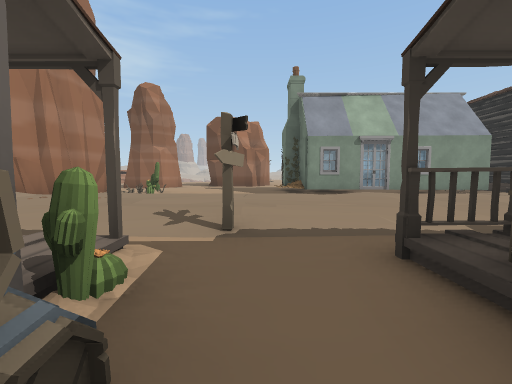
View 1 (above)

24 first-person views from a walk through a Unity game level. The camera is 1.2 m above the floor, tilts 4° down and sees 90° across. Doors are open. The floor is counted in squares, 2 m on a side. Each view is taken from the middle of a square. On the plan, view 1 faces up. The plan holds only what a view shows up to about 9 squares ahead; the rest is blank. The place goes on beyond the plan. The player character is not drawn.

View 2
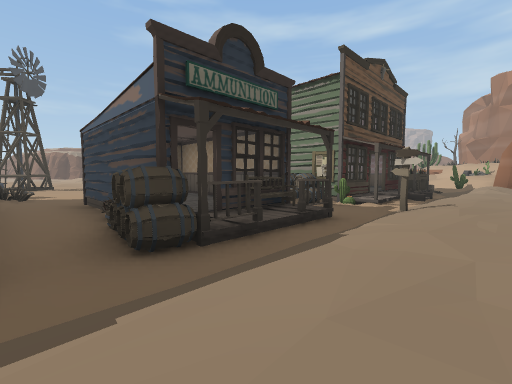

View 3
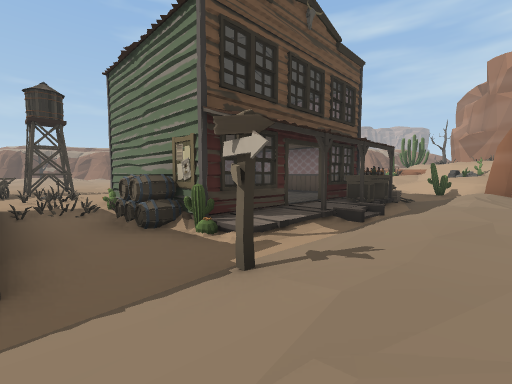

View 4
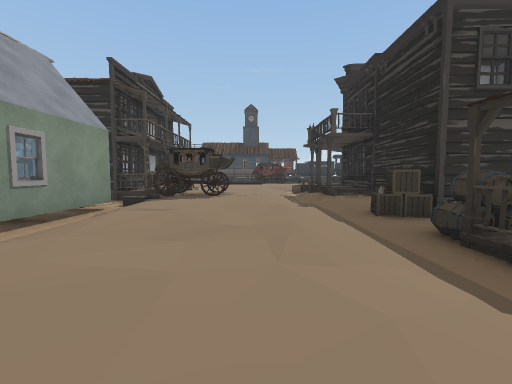

View 5
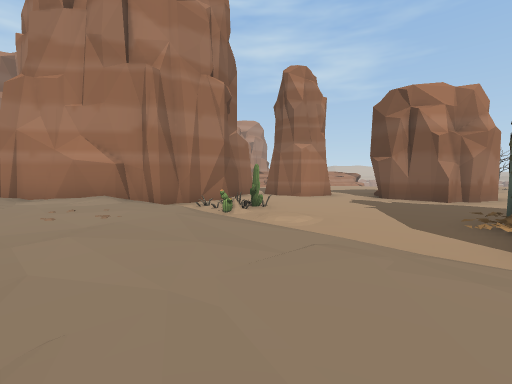

View 6
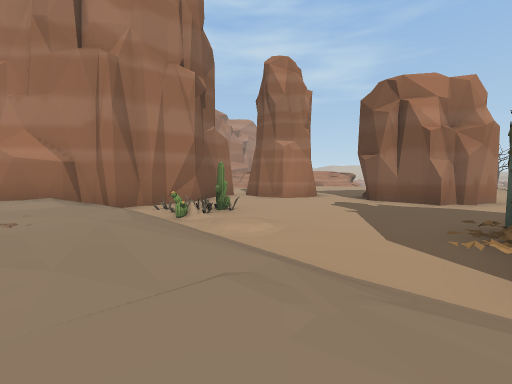

View 7
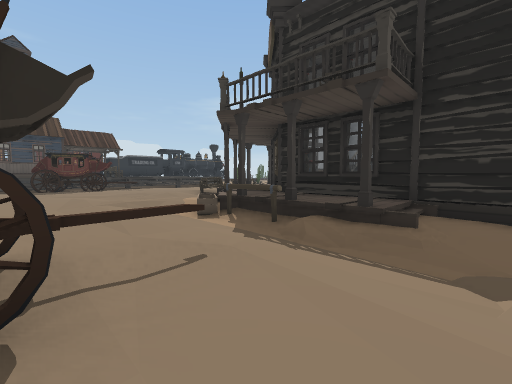

View 8
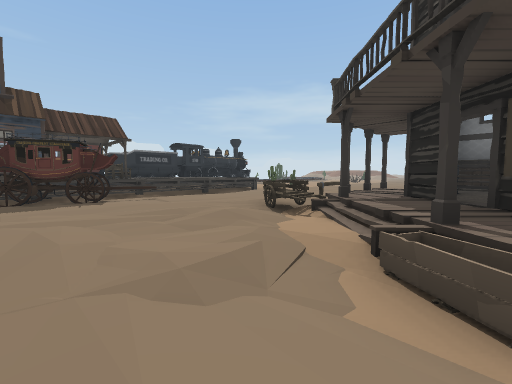

View 9
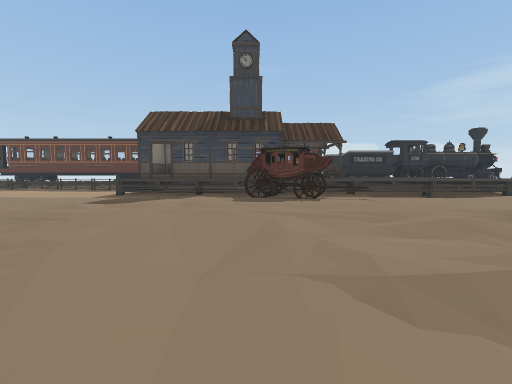

View 10
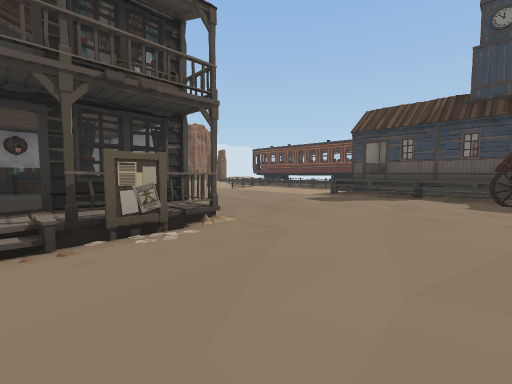

View 11
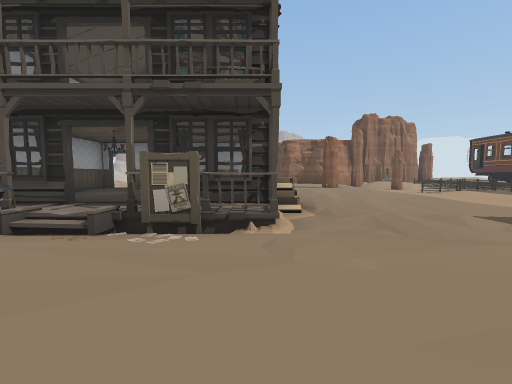

View 12
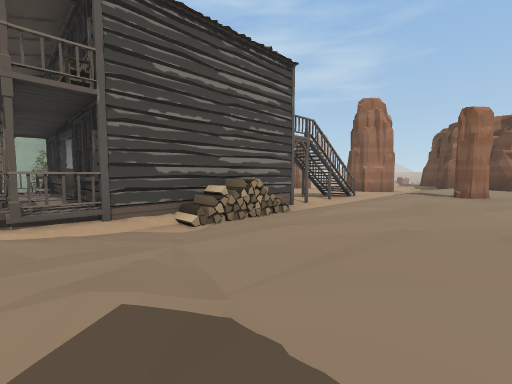

View 13
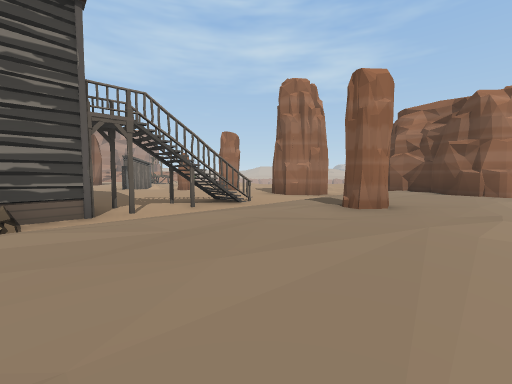

View 14
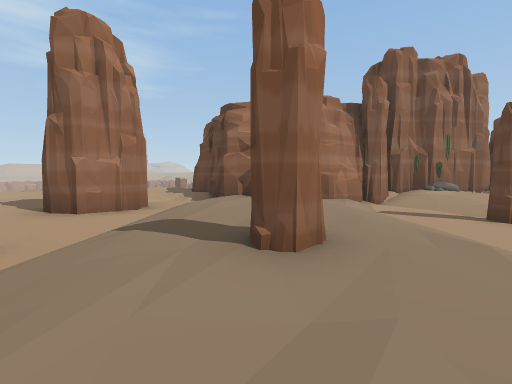

View 15
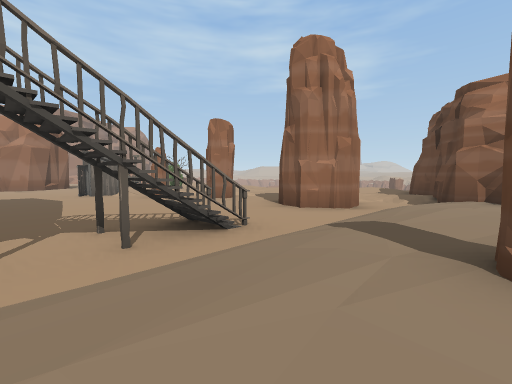

View 16
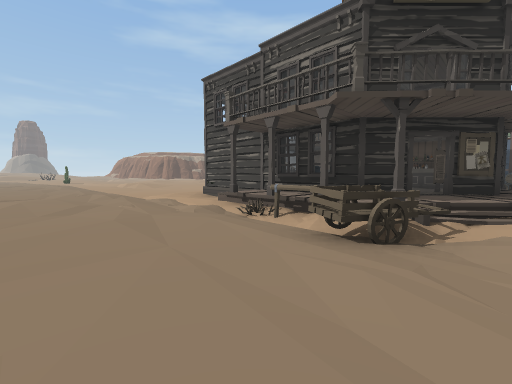

View 17
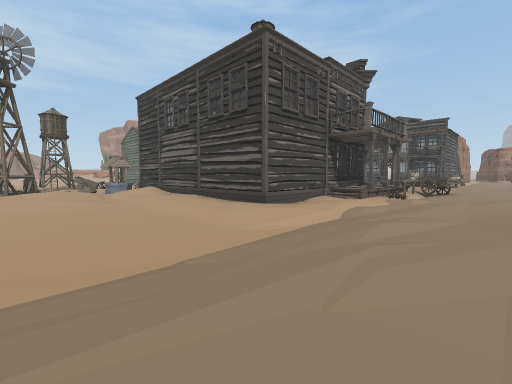

View 18
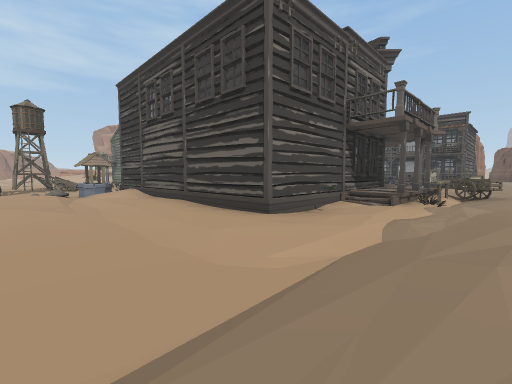

View 19
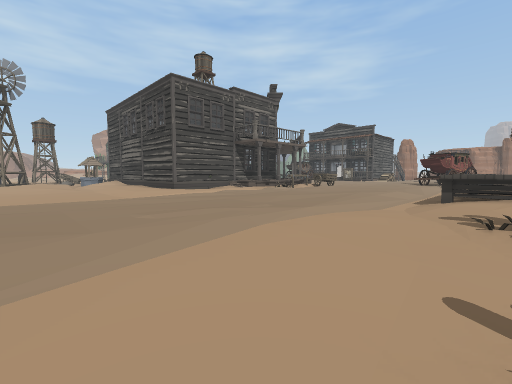

View 20
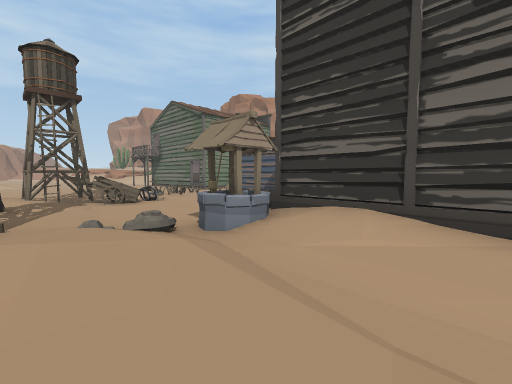

View 21
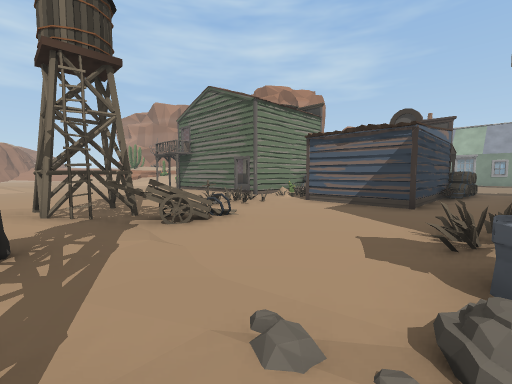

View 22
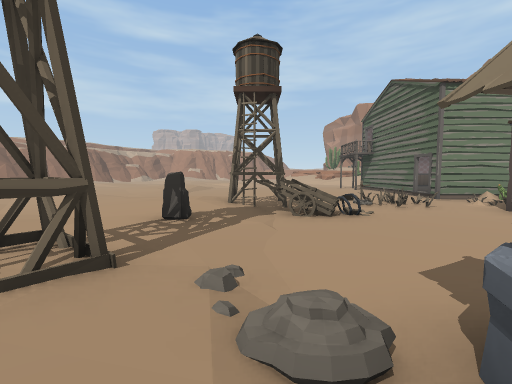

View 23
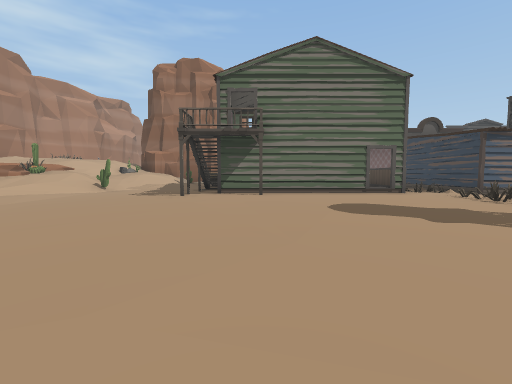

View 24
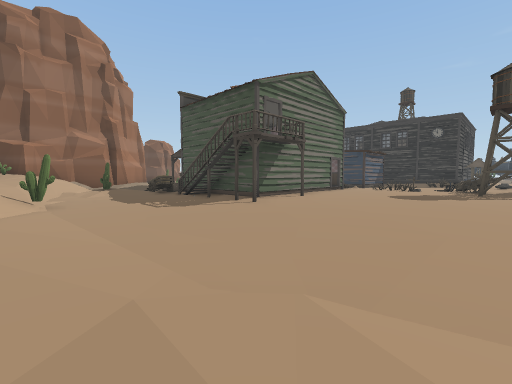

### Floor plan
Key: @ floor where view 1 was taken; # wall or solid block; x gap in a wall; . main floor; : floor 0.5 m higher than the main floor; + floor 0.75 m higher than the main floor; / step, stairs or slope; D open door; = window, fence, low wall or low ledge; ≈ water the walk keeps out of; ^ raised ledge; C cactus; H house; S sign; B barrel; E desk; R crate; W well; A cart; T tower; I windmill; K rock; O other object.
Columns run from 11 left of view 1 to 20 right of it. Each row starts with its distance up from view 1.
 23                          #
 22                         /##
 21                     .   //### ##
 20                     ..  .//:###/
 19                      .. #/..:///
 18                     #..##...:/..
 17                    O......:../.O
 16                 OO........:::/.
 15                 .O......#..O:/
 14            #.  ........##/:../
 13         .###.  ........##/:::/
 12       ##.....      #xOO D/.::/..
 11      ##......      #++OOO=::./..
 10      #......       #+O+  O..:/..
  9      #..C...HH::  .#+++ #O..://
  8      ##.O/..HHH:HH.O DDDO/:../^D
  7      ##.C/...  HHH/ #O/OO.::./^D
  6     ##/.::.::.::.:.OO::O..:::/^
  5     #/.:.:::::.:::..O..::.././^^
  4 #####/.....::....:::O.:::.:::OO^
  3 O////./////S.////O////O//.:::OO
  2 ///C.E ##/#.OOOBOR.##O≈///::.O^
  1 ///.O# DD#C.# DBRR####O///:::/^O
  0 //...#    B@#  O.### #DD#AA.:/^^
 -1 /C..##    O.#  #.###  DD#O:../^
 -2 /...##    OO#  #.     +O=O:::/^^
 -3 ....#DD##DD.####.      ##/.::/^^
 -4 ...........O.....     ##/.:.:/^^
 -5 ...........O....O     ##O.:::///
 -6 ............B....#######./.::/./
 -7 ./..........A...WW/.....//::./.C
 -8 //........TTA..////....../..:/..
 -9     .........K./.:......./:../..
-10       .   .....II......../::./..

Where each view was taken, in squares from view 1:
view 1: 0 up, 0 right, facing up
view 2: 4 up, 5 right, facing down-left
view 3: 4 up, 1 right, facing down-left
view 4: 4 up, 1 right, facing right
view 5: 4 up, 1 right, facing up-left
view 6: 5 up, 1 right, facing up-left
view 7: 5 up, 7 right, facing down-right
view 8: 4 up, 11 right, facing down-right
view 9: 4 up, 11 right, facing right
view 10: 4 up, 11 right, facing up-right
view 11: 4 up, 13 right, facing up
view 12: 7 up, 17 right, facing up-left
view 13: 11 up, 18 right, facing up-left
view 14: 13 up, 16 right, facing up
view 15: 13 up, 16 right, facing up-left
view 16: 1 up, 17 right, facing down-left
view 17: 10 down, 16 right, facing up-left
view 18: 9 down, 15 right, facing up-left
view 19: 10 down, 20 right, facing up-left
view 20: 9 down, 8 right, facing up-left
view 21: 9 down, 5 right, facing up-left
view 22: 8 down, 6 right, facing left
view 23: 10 down, 5 left, facing up
view 24: 8 down, 11 left, facing up-right
